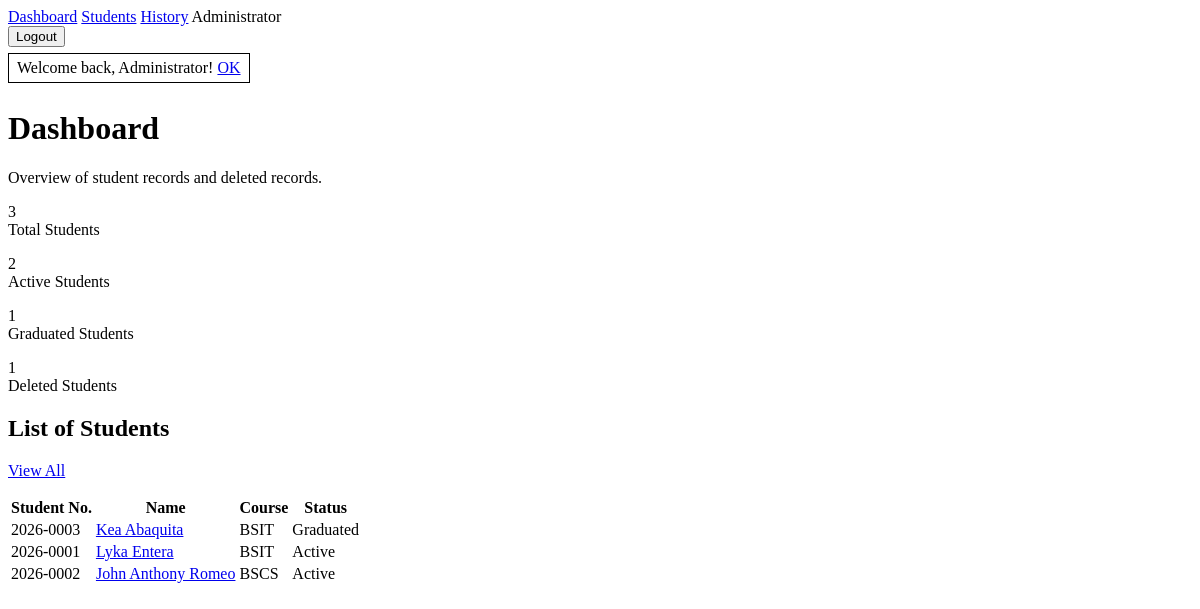
The page /dashboard (signed in) on the database as committed earlier.
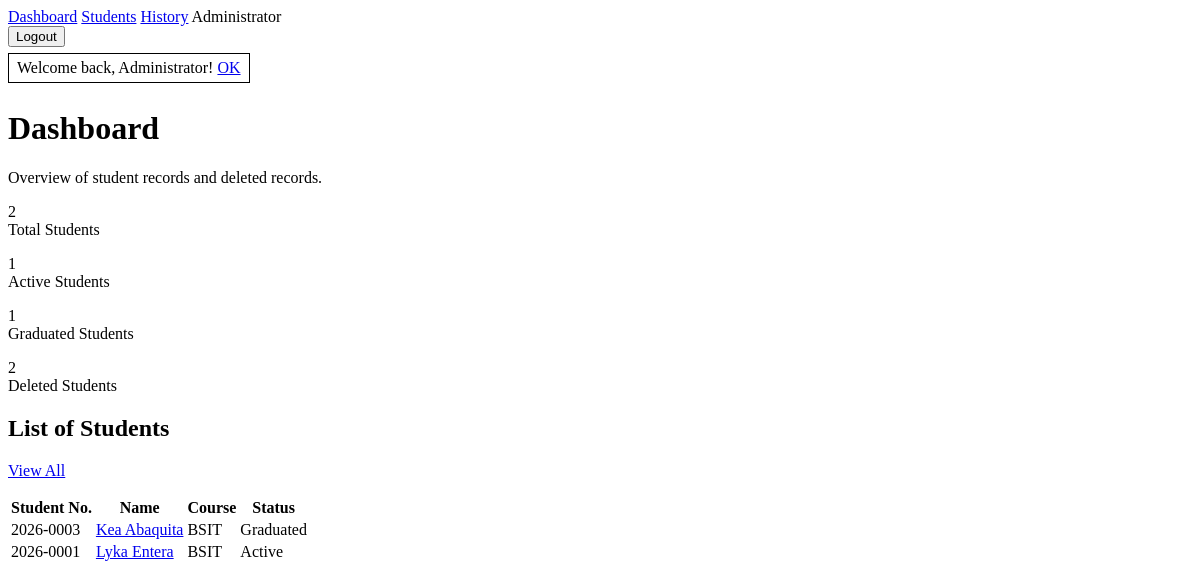
The same page on the database as committed later.
### tables this page shows
CREATE TABLE students (
    id INTEGER PRIMARY KEY AUTOINCREMENT,
    student_number VARCHAR(50) NOT NULL UNIQUE,
    first_name VARCHAR(100) NOT NULL,
    last_name VARCHAR(100) NOT NULL,
    course VARCHAR(100) NOT NULL,
    year_level INTEGER NOT NULL,
    email VARCHAR(160) NOT NULL UNIQUE,
    phone VARCHAR(40),
    address TEXT,
    status VARCHAR(20) NOT NULL DEFAULT 'Active',
    created_at DATETIME NOT NULL DEFAULT CURRENT_TIMESTAMP,
    updated_at DATETIME NOT NULL DEFAULT CURRENT_TIMESTAMP
);

### core/Container/Container.php (called while the page is built, shortened)
<?php
final class Container
{
    private array $bindings = [];
    public function has(string $key): bool
    {
        return isset($this->bindings[$key]) || class_exists($key);
    }
    public function make(string $key): mixed
    {
        if (class_exists($key)) {
            return $this->build($key);
        }
        throw new RuntimeException("No binding found for {$key}");
    }
    private function build(string $class): object
    {
        $reflection = new ReflectionClass($class);
        $constructor = $reflection->getConstructor();
        if ($constructor === null) {
            return new $class();
        }
        $dependencies = [];
        return $reflection->newInstanceArgs($dependencies);
    }
}

### core/Session.php (called while the page is built, shortened)
<?php
class Session
{
    public static function get(string $key, mixed $default = null): mixed
    {
        return $_SESSION[$key] ?? $default;
    }
    public static function flash(string $key, ?string $message = null): ?string
    {
        $value = $_SESSION['_flash'][$key] ?? null;
        return $value;
    }
}

### core/Auth.php (called while the page is built, shortened)
<?php
class Auth
{
    public static function check(): bool
    {
        return Session::get('user') !== null;
    }
    public static function user(): ?array
    {
        return Session::get('user');
    }
}

### app/Controllers/DashboardController.php (called while the page is built, shortened)
<?php
class DashboardController extends Controller
{
    public function index(): string
    {
        $students = new Student();
        return $this->render('dashboard/index', [
            'title' => 'Dashboard',
            'stats' => $students->stats(),
            'recentStudents' => $students->allRecent(),
            'recentDeleted' => $students->recentDeleted(),
        ]);
    }
}

### core/Database/Model.php (called while the page is built, shortened)
<?php
abstract class Model
{
    protected array $attributes = [];
    public function __construct(array $attributes = [])
    {
        $this->attributes = $attributes;
    }
    public function toArray(): array
    {
        return $this->attributes;
    }
    protected static function latestRecords(int $limit = 5, string $orderBy = 'created_at'): array
    {
        $model = new static();
        $statement = self::connection()->prepare(
            'SELECT * FROM ' . self::identifier($model->table) . ' ORDER BY ' . self::identifier($orderBy) . ' DESC LIMIT :limit'
        );
        $statement->bindValue(':limit', $limit, PDO::PARAM_INT);
        $statement->execute();
        return self::modelsToArrays(self::hydrateMany($statement->fetchAll()));
    }
    protected static function countRecords(array $conditions = []): int
    {
        $model = new static();
        [$where, $params] = self::whereEquals($conditions);
        $statement = self::connection()->prepare('SELECT COUNT(*) FROM ' . self::identifier($model->table) . $where);
        $statement->execute($params);
        return (int) $statement->fetchColumn();
    }
    protected static function connection(): PDO
    {
        return Connection::connection();
    }
    private static function hydrateMany(array $rows): array
    {
        return array_map(fn (array $row): static => new static($row), $rows);
    }
    private static function modelsToArrays(array $models): array
    {
        return array_map(fn (self $model): array => $model->toArray(), $models);
    }
    private static function whereEquals(array $conditions): array
    {
        if (!$conditions) {
            return ['', []];
        }
        $parts = [];
        $params = [];
        foreach ($conditions as $field => $value) {
            $key = 'where_' . $field;
            $parts[] = self::identifier((string) $field) . ' = :' . $key;
            $params[$key] = $value;
        }
        return [' WHERE ' . implode(' AND ', $parts), $params];
    }
    private static function identifier(string $identifier): string
    {
        return $identifier;
    }
}

### config/database.php (called while the page is built)
<?php
return [
    'driver' => 'sqlite',
    'sqlite_path' => dirname(__DIR__) . '/database/app.sqlite',
    'mysql' => [
        'host' => '127.0.0.1',
        'port' => '3306',
        'database' => 'mvc_finals',
        'username' => 'root',
        'password' => '',
        'charset' => 'utf8mb4',
    ],
];

### core/Database/Connection.php (called while the page is built, shortened)
<?php
class Connection
{
    private static ?PDO $connection = null;
    public static function connection(): PDO
    {
        if (self::$connection instanceof PDO) {
            return self::$connection;
        }
        $database = require dirname(__DIR__, 2) . '/config/database.php';
        if ($database['driver'] === 'mysql') {
            $mysql = $database['mysql'];
            $dsn = sprintf(
                'mysql:host=%s;port=%s;dbname=%s;charset=%s',
                $mysql['host'],
                $mysql['port'],
                $mysql['database'],
                $mysql['charset']
            );
            self::$connection = new PDO($dsn, $mysql['username'], $mysql['password']);
        } else {
            $path = $database['sqlite_path'];
            $directory = dirname($path);
            self::$connection = new PDO('sqlite:' . $path);
        }
        self::$connection->setAttribute(PDO::ATTR_ERRMODE, PDO::ERRMODE_EXCEPTION);
        self::$connection->setAttribute(PDO::ATTR_DEFAULT_FETCH_MODE, PDO::FETCH_ASSOC);
        return self::$connection;
    }
}

### app/Models/Student.php (called while the page is built, shortened)
<?php
class Student extends Model
{
    public function allRecent(int $limit = 5): array
    {
        return self::latestRecords($limit);
    }
    public function stats(): array
    {
        return [
            'total' => self::countRecords(),
            'active' => self::countRecords(['status' => 'Active']),
            'graduated' => self::countRecords(['status' => 'Graduated']),
            'deleted' => DeletedStudent::countRecords(),
        ];
    }
    public function recentDeleted(int $limit = 5): array
    {
        return DeletedStudent::recent($limit);
    }
}

### core/Application.php (called while the page is built, shortened)
<?php
final class Application
{
    public function run(): void
    {
        $method = $_SERVER['REQUEST_METHOD'] ?? 'GET';
        $uri = parse_url($_SERVER['REQUEST_URI'] ?? '/', PHP_URL_PATH) ?: '/';
        $this->router->dispatch($method, $uri);
    }
}

### public/index.php (called while the page is built, shortened)
<?php
$container = new Container();
$router = new Router($container);
$app = new Application($router);
$app->run();

### app/Models/DeletedStudent.php (called while the page is built, shortened)
<?php
class DeletedStudent extends Model
{
    public static function recent(int $limit = 5): array
    {
        return self::latestRecords($limit, 'deleted_at');
    }
}

### core/View/Engine.php (called while the page is built, shortened)
<?php
class Engine
{
    public static function render(string $view, array $data = [], string $layout = 'layouts/app'): string
    {
        $viewPath = dirname(__DIR__, 2) . '/app/Views/' . $view . '.php';
        extract($data, EXTR_SKIP);
        require $viewPath;
        $content = ob_get_clean();
        require dirname(__DIR__, 2) . '/app/Views/' . $layout . '.php';
        return ob_get_clean();
    }
    public static function e(?string $value): string
    {
        return htmlspecialchars((string) $value, ENT_QUOTES, 'UTF-8');
    }
}

### core/Controller.php (called while the page is built, shortened)
<?php
class Controller
{
    protected function render(string $view, array $data = [], string $layout = 'layouts/app'): string
    {
        return Engine::render($view, $data, $layout);
    }
}

### app/Views/dashboard/index.php (the view, shortened to what the changed rows need)
<h1>Dashboard</h1>
<p>Overview of student records and deleted records.</p>
<section>
    <p><?= (int) $stats['total'] ?><br>Total Students</p>
    <p><?= (int) $stats['active'] ?><br>Active Students</p>
    <p><?= (int) $stats['graduated'] ?><br>Graduated Students</p>
    <p><?= (int) $stats['deleted'] ?><br>Deleted Students</p>
</section>
<section>
    <h2>List of Students</h2>
    <p><a href="/students">View All</a></p>
    <?php if (!$recentStudents): ?>
        <p>No student records yet.</p>
    <?php else: ?>
        <table>
            <thead>
                <tr>
                    <th>Student No.</th>
                    <th>Name</th>
                    <th>Course</th>
                    <th>Status</th>
                </tr>
            </thead>
            <tbody>
                <?php foreach ($recentStudents as $student): ?>
                    <tr>
                        <td><?= View::e($student['student_number']) ?></td>
                        <td><a href="/students/<?= (int) $student['id'] ?>"><?= View::e($student['first_name'] . ' ' . $student['last_name']) ?></a></td>
                        <td><?= View::e($student['course']) ?></td>
                        <td><?= View::e($student['status']) ?></td>
                    </tr>
                <?php endforeach; ?>
            </tbody>
        </table>
    <?php endif; ?>
</section>

### core/Http/Router.php (shortened to what the changed rows need)
<?php
class Router
{
    private array $routes = [];
    private function add(string $method, string $uri, array $handler): void
    {
        $uri = trim($uri, '/') ?: '/';
        $pattern = preg_replace(
            '#\{([a-zA-Z_][a-zA-Z0-9_]*)\}#',
            '(?P<$1>[^/]+)',
            $uri
        );
        $this->routes[] = [
            'method' => $method,
            'uri' => $uri,
            'pattern' => '#^' . $pattern . '$#',
            'handler' => $handler,
        ];
    }
    public function dispatch(string $method, string $uri): void
    {
        $uri = trim($uri, '/') ?: '/';
        foreach ($this->routes as $route) {
            if (preg_match($route['pattern'], $uri, $matches)) {
                $params = array_filter($matches, 'is_string', ARRAY_FILTER_USE_KEY);
                [$class, $action] = $route['handler'];
                $controller = $this->resolveController($class);
                echo $controller->$action(...array_values($params));
                return;
            }
        }
    }
    private function resolveController(string $class): object
    {
        if ($this->container !== null && $this->container->has($class)) {
            return $this->container->make($class);
        }
        return new $class();
    }
}

### app/Views/layouts/app.php (shortened to what the changed rows need)
<?php
$success = Session::flash('success');
?>
<!doctype html>
<html lang="en">
<head>
</head>
<body>
    <header>
        <nav>
            <a href="/dashboard">Dashboard</a>
            <a href="/students">Students</a>
            <a href="/students/history">History</a>
            <?php if (Auth::check()): ?>
                <span><?= View::e(Auth::user()['name'] ?? '') ?></span>
            <?php endif; ?>
            <div>
                <?php if (Auth::check()): ?>
                    <form method="post" action="/logout">
                        <button type="submit">Logout</button>
                    </form>
                <?php endif; ?>
            </div>
        </nav>
    </header>
    <main>
        <?= Alert::render($success, 'success') ?>
        <?= $content ?>
    </main>
</body>
</html>

### core/View/Alert.php (shortened to what the changed rows need)
<?php
class Alert
{
    public static function render(?string $message, string $type = 'info'): string
    {
        if (!$message) {
            return '';
        }
        $currentPath = self::e(parse_url($_SERVER['REQUEST_URI'] ?? '/', PHP_URL_PATH) ?: '/');
        return '
            <div role="alert" style="border: 1px solid #000; padding: 5px 8px; margin: 6px 0; display: inline-block;">
                <span>' . self::e($message) . '</span>
                <a href="' . $currentPath . '">OK</a>
            </div>
        ';
    }
    private static function e(string $value): string
    {
        return htmlspecialchars($value, ENT_QUOTES, 'UTF-8');
    }
}

Rows that differ between the two databases and show on the page:
removed students: student_number "2026-0002", first_name+last_name "John Anthony Romeo", course "BSCS", status "Active", shown under "3"
shown differently, row unchanged: students "Kea Abaquita": moves from the list under "3" to the list under "2"
shown differently, row unchanged: students "Lyka Entera": moves from the list under "3" to the list under "2"
Other text that changed with them:
new list line: "Dashboard Students History Administrator Logout Welcome back, Administrator! OK Dashboard Overview of student records and deleted records. 2 Total Students 1 Active Students 1 Graduated Students 2 Deleted Students List of Students View All Student No. Name Course Status"
list line gone: "Dashboard Students History Administrator Logout Welcome back, Administrator! OK Dashboard Overview of student records and deleted records. Total Students 2 Active Students Graduated Students Deleted Students List of Students View All Student No. Name Course Status"
list line gone: "3 1 1"
